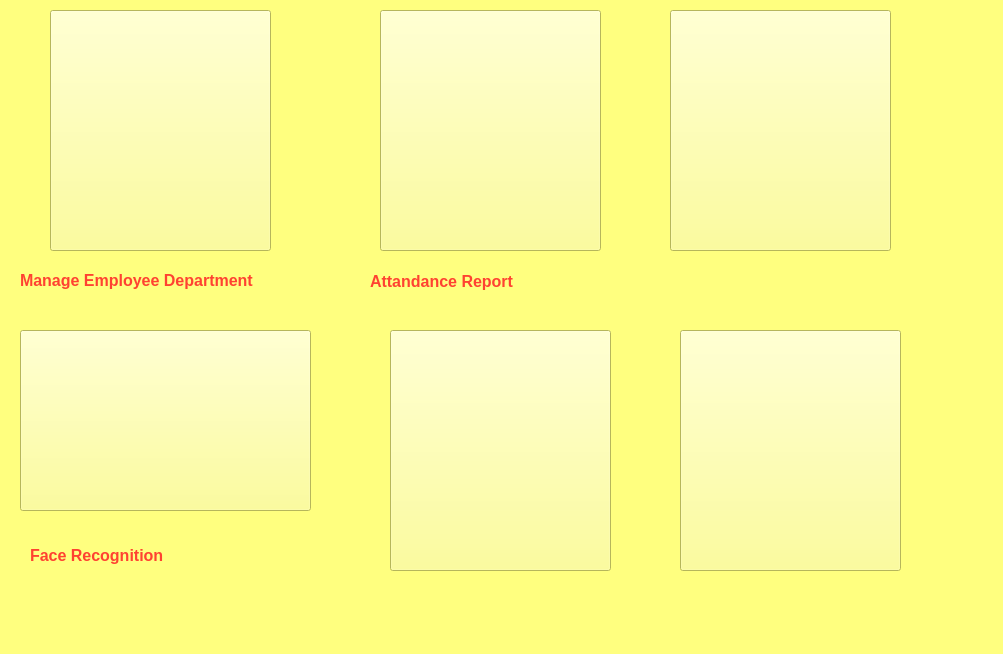
<?xml version="1.0" encoding="UTF-8"?>
<ui version="4.0">
 <class>MainWindow</class>
 <widget class="QMainWindow" name="MainWindow">
  <property name="geometry">
   <rect>
    <x>0</x>
    <y>0</y>
    <width>1003</width>
    <height>654</height>
   </rect>
  </property>
  <property name="windowTitle">
   <string>MainWindow</string>
  </property>
  <property name="styleSheet">
   <string notr="true">background-color: rgb(255, 255, 127);
color:rgb(255, 66, 49)</string>
  </property>
  <property name="iconSize">
   <size>
    <width>250</width>
    <height>250</height>
   </size>
  </property>
  <property name="toolButtonStyle">
   <enum>Qt::ToolButtonTextUnderIcon</enum>
  </property>
  <widget class="QWidget" name="centralwidget">
   <widget class="QPushButton" name="pushButton">
    <property name="geometry">
     <rect>
      <x>50</x>
      <y>10</y>
      <width>221</width>
      <height>241</height>
     </rect>
    </property>
    <property name="layoutDirection">
     <enum>Qt::LeftToRight</enum>
    </property>
    <property name="text">
     <string/>
    </property>
    <property name="icon">
     <iconset>
      <normaloff>management.jpg</normaloff>management.jpg</iconset>
    </property>
    <property name="iconSize">
     <size>
      <width>400</width>
      <height>400</height>
     </size>
    </property>
    <property name="autoDefault">
     <bool>false</bool>
    </property>
   </widget>
   <widget class="QPushButton" name="pushButton_2">
    <property name="geometry">
     <rect>
      <x>380</x>
      <y>10</y>
      <width>221</width>
      <height>241</height>
     </rect>
    </property>
    <property name="layoutDirection">
     <enum>Qt::LeftToRight</enum>
    </property>
    <property name="text">
     <string/>
    </property>
    <property name="icon">
     <iconset>
      <normaloff>download.jpg</normaloff>download.jpg</iconset>
    </property>
    <property name="iconSize">
     <size>
      <width>400</width>
      <height>400</height>
     </size>
    </property>
    <property name="autoDefault">
     <bool>false</bool>
    </property>
   </widget>
   <widget class="QPushButton" name="pushButton_3">
    <property name="geometry">
     <rect>
      <x>670</x>
      <y>10</y>
      <width>221</width>
      <height>241</height>
     </rect>
    </property>
    <property name="layoutDirection">
     <enum>Qt::LeftToRight</enum>
    </property>
    <property name="text">
     <string/>
    </property>
    <property name="iconSize">
     <size>
      <width>400</width>
      <height>400</height>
     </size>
    </property>
    <property name="autoDefault">
     <bool>false</bool>
    </property>
   </widget>
   <widget class="QPushButton" name="pushButton_4">
    <property name="geometry">
     <rect>
      <x>20</x>
      <y>330</y>
      <width>291</width>
      <height>181</height>
     </rect>
    </property>
    <property name="layoutDirection">
     <enum>Qt::LeftToRight</enum>
    </property>
    <property name="text">
     <string/>
    </property>
    <property name="icon">
     <iconset>
      <normaloff>images (2).jpg</normaloff>images (2).jpg</iconset>
    </property>
    <property name="iconSize">
     <size>
      <width>400</width>
      <height>400</height>
     </size>
    </property>
    <property name="autoDefault">
     <bool>false</bool>
    </property>
   </widget>
   <widget class="QPushButton" name="pushButton_5">
    <property name="geometry">
     <rect>
      <x>390</x>
      <y>330</y>
      <width>221</width>
      <height>241</height>
     </rect>
    </property>
    <property name="layoutDirection">
     <enum>Qt::LeftToRight</enum>
    </property>
    <property name="text">
     <string/>
    </property>
    <property name="iconSize">
     <size>
      <width>400</width>
      <height>400</height>
     </size>
    </property>
    <property name="autoDefault">
     <bool>false</bool>
    </property>
   </widget>
   <widget class="QPushButton" name="pushButton_6">
    <property name="geometry">
     <rect>
      <x>680</x>
      <y>330</y>
      <width>221</width>
      <height>241</height>
     </rect>
    </property>
    <property name="layoutDirection">
     <enum>Qt::LeftToRight</enum>
    </property>
    <property name="text">
     <string/>
    </property>
    <property name="iconSize">
     <size>
      <width>400</width>
      <height>400</height>
     </size>
    </property>
    <property name="autoDefault">
     <bool>false</bool>
    </property>
   </widget>
   <widget class="QLabel" name="label">
    <property name="geometry">
     <rect>
      <x>20</x>
      <y>260</y>
      <width>311</width>
      <height>41</height>
     </rect>
    </property>
    <property name="font">
     <font>
      <pointsize>12</pointsize>
      <weight>75</weight>
      <bold>true</bold>
     </font>
    </property>
    <property name="text">
     <string>Manage Employee Department</string>
    </property>
   </widget>
   <widget class="QLabel" name="label_2">
    <property name="geometry">
     <rect>
      <x>370</x>
      <y>266</y>
      <width>231</width>
      <height>31</height>
     </rect>
    </property>
    <property name="font">
     <font>
      <pointsize>12</pointsize>
      <weight>75</weight>
      <bold>true</bold>
     </font>
    </property>
    <property name="text">
     <string>Attandance Report</string>
    </property>
   </widget>
   <widget class="QLabel" name="label_3">
    <property name="geometry">
     <rect>
      <x>30</x>
      <y>540</y>
      <width>261</width>
      <height>31</height>
     </rect>
    </property>
    <property name="font">
     <font>
      <pointsize>12</pointsize>
      <weight>75</weight>
      <bold>true</bold>
     </font>
    </property>
    <property name="text">
     <string>Face Recognition</string>
    </property>
   </widget>
  </widget>
  <widget class="QMenuBar" name="menubar">
   <property name="geometry">
    <rect>
     <x>0</x>
     <y>0</y>
     <width>1003</width>
     <height>26</height>
    </rect>
   </property>
  </widget>
  <widget class="QStatusBar" name="statusbar"/>
 </widget>
 <resources/>
 <connections/>
</ui>
